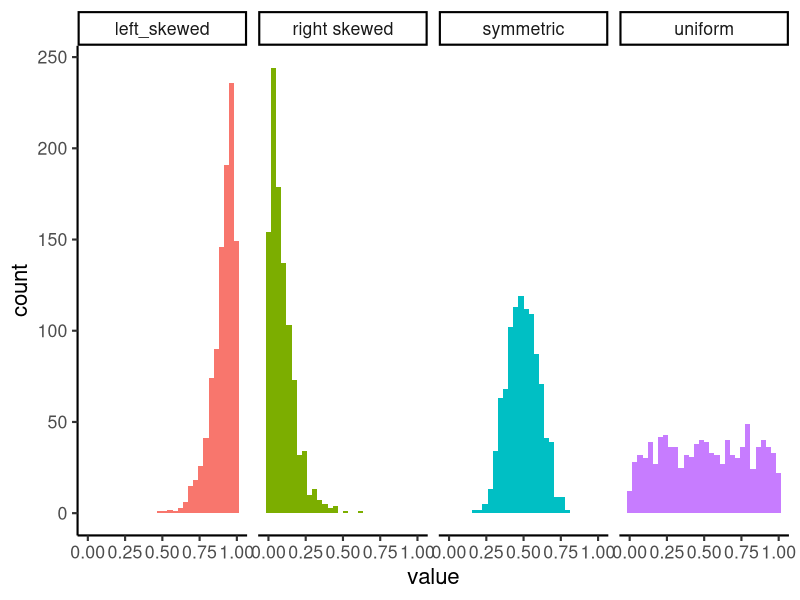
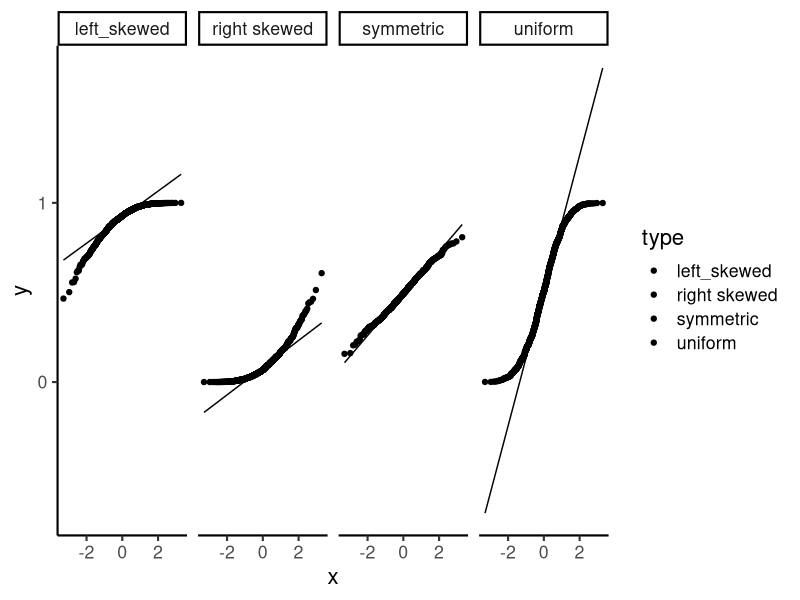

R code for these plots, in order:
## ---- chunk 1
library(tidyverse)
theme_set(theme_classic(base_size = 16))
## ---- chunk 2

right_skewed <- tibble(sample = 1:1000,
                           value = rbeta(1000, 1, 10),
                           type = "right skewed")

left_skewed <- tibble(sample = 1:1000,
                          value = rbeta(1000, 10, 1),
                          type = "left_skewed")

symmetric <- tibble(sample = 1:1000,
                        value = rbeta(1000, 10, 10),
                        type = "symmetric")

uniform <- tibble(sample = 1:1000,
                      value = rbeta(1000, 1, 1),
                      type = "uniform")


distributions <- bind_rows(right_skewed, left_skewed, symmetric, uniform)
## ---- chunk 3
ggplot(distributions, aes(x = value, fill = type)) + 
  facet_grid(~type) + 
  geom_histogram() + 
  theme(legend.position = "none")
## ---- chunk 4
ggplot(distributions, aes(sample = value, fill = type)) + 
  facet_grid(~type, scales = "free") + 
  geom_qq() + 
  geom_qq_line()
  theme(legend.position = "none")
